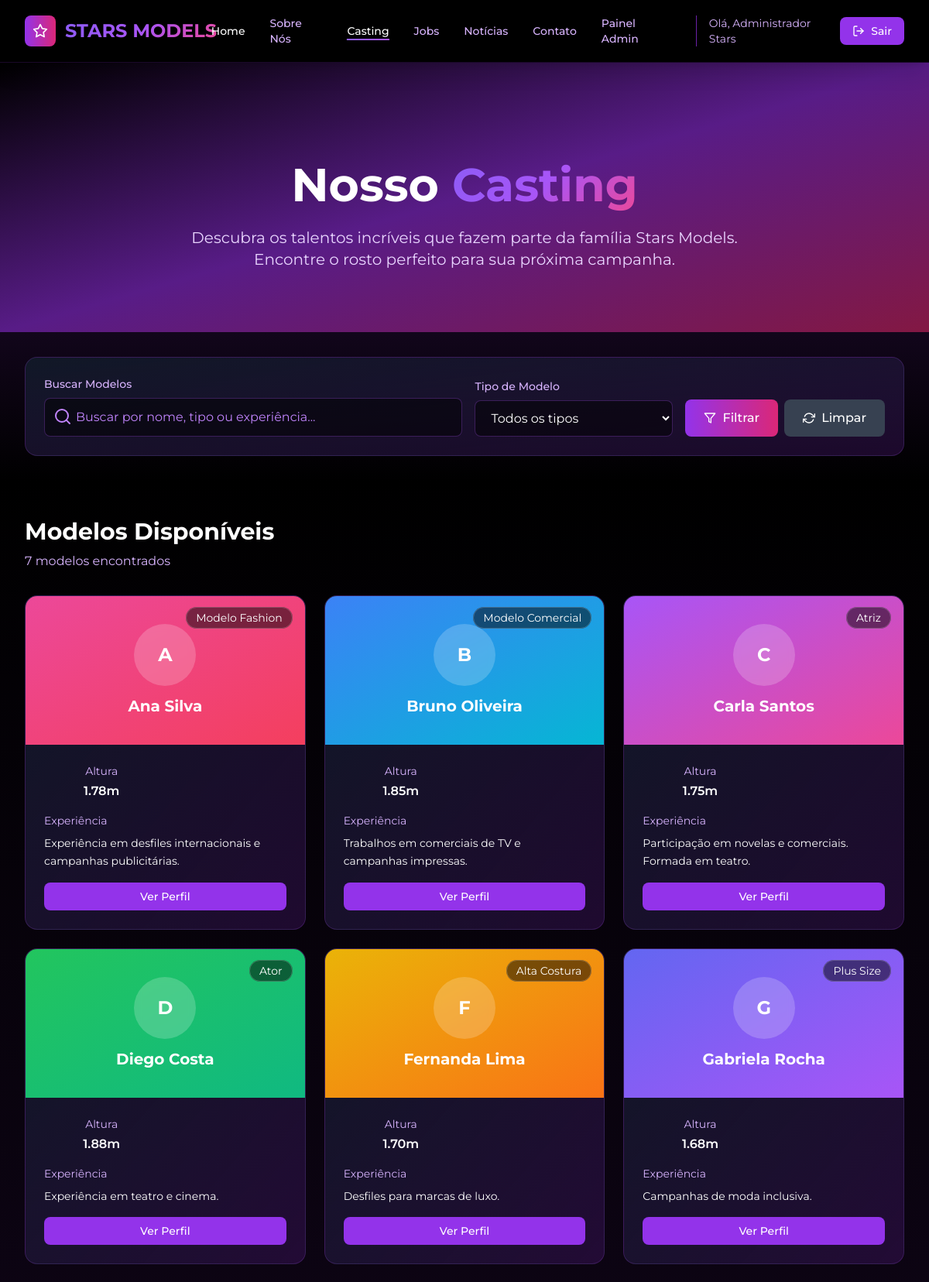
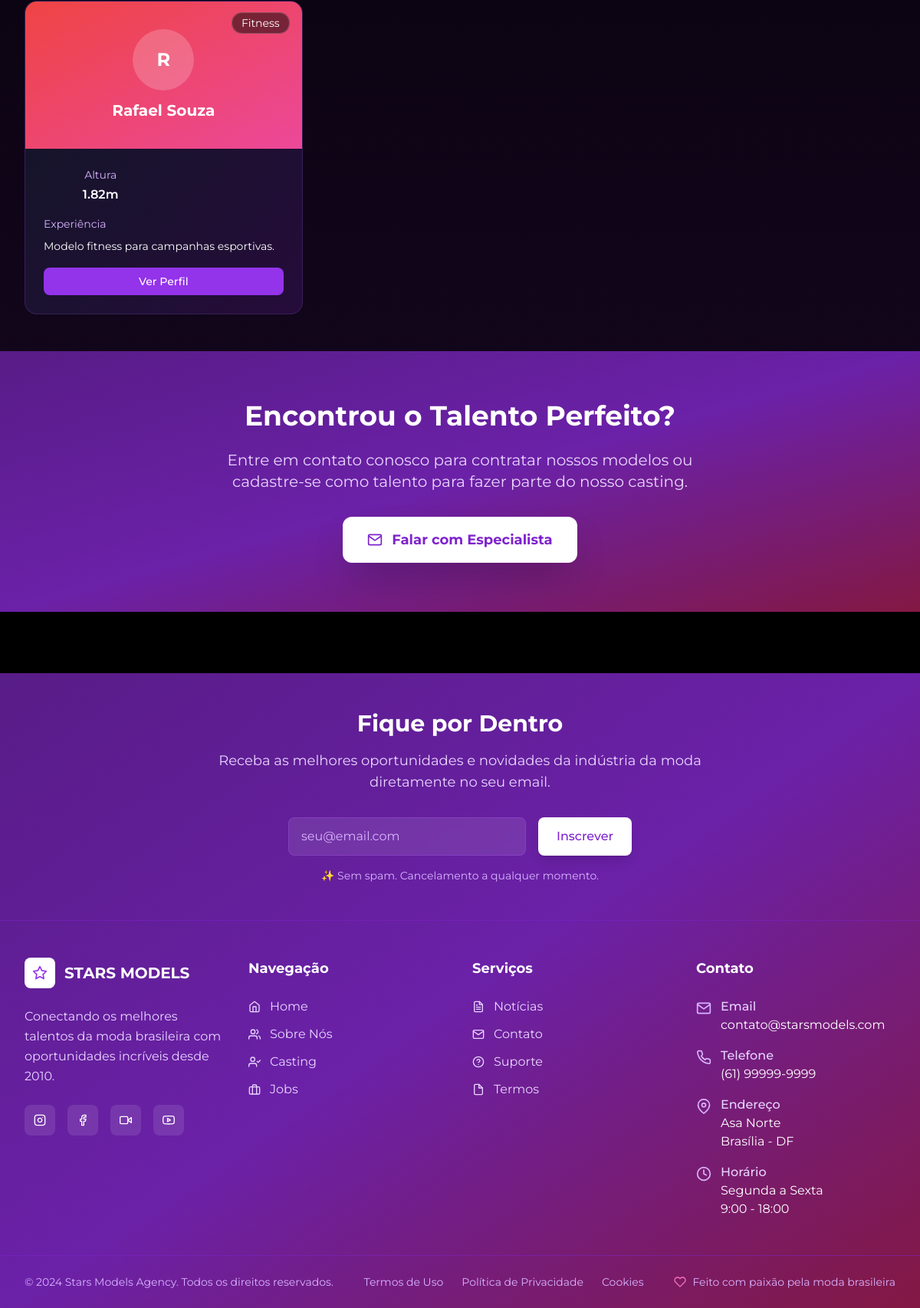
Page /casting.php (signed in) on the committed database (2 pictures, top to bottom).
### tables this page shows
CREATE TABLE modelos (
    id INT AUTO_INCREMENT PRIMARY KEY,
    usuario_id INT,
    altura DECIMAL(4,2),
    busto DECIMAL(5,2),
    quadril DECIMAL(5,2),
    tipo_profissao ENUM('fashion', 'comercial', 'ator', 'atriz', 'alta-costura', 'fitness', 'plus-size', 'kids', 'adolescente'),
    experiencia TEXT,
    portfolio TEXT,
    status ENUM('ativo', 'inativo', 'pendente') DEFAULT 'pendente',
    created_at TIMESTAMP DEFAULT CURRENT_TIMESTAMP,
    updated_at TIMESTAMP DEFAULT CURRENT_TIMESTAMP ON UPDATE CURRENT_TIMESTAMP,
    FOREIGN KEY (usuario_id) REFERENCES usuarios(id) ON DELETE CASCADE
);

CREATE TABLE usuarios (
    id INT AUTO_INCREMENT PRIMARY KEY,
    nome VARCHAR(100) NOT NULL,
    email VARCHAR(100) UNIQUE NOT NULL,
    senha VARCHAR(255) NOT NULL,
    tipo ENUM('admin', 'cliente', 'modelo') DEFAULT 'cliente',
    cpf VARCHAR(14),
    telefone VARCHAR(20),
    endereco TEXT,
    empresa VARCHAR(100),
    created_at TIMESTAMP DEFAULT CURRENT_TIMESTAMP
);

### casting.php (the view, shortened to what this page needs)
<?php
require_once 'includes/config.php';
$search = $_GET['search'] ?? '';
$status_filter = 'ativo';
$page = isset($_GET['page']) ? (int)$_GET['page'] : 1;
$limit = 12;
$offset = ($page - 1) * $limit;
$sql = "SELECT m.*, u.nome, u.email, u.telefone
        FROM modelos m
        JOIN usuarios u ON m.usuario_id = u.id
        WHERE m.status = ?";
$count_sql = "SELECT COUNT(*) as total
              FROM modelos m
              JOIN usuarios u ON m.usuario_id = u.id
              WHERE m.status = ?";
$params = [$status_filter];
$count_params = [$status_filter];
$sql .= " ORDER BY u.nome ASC LIMIT ? OFFSET ?";
$params[] = $limit;
$params[] = $offset;
try {
    $stmt = $pdo->prepare($sql);
    $stmt->execute($params);
    $modelos = $stmt->fetchAll();
    $stmt_count = $pdo->prepare($count_sql);
    $stmt_count->execute($count_params);
    $total_modelos = $stmt_count->fetch()['total'];
} catch (PDOException $e) {
    $modelos = [];
    $total_modelos = 0;
    $total_paginas = 1;
}
$tipos_profissao = [
    'fashion' => 'Modelo Fashion',
    'comercial' => 'Modelo Comercial',
    'ator' => 'Ator',
    'atriz' => 'Atriz',
    'alta-costura' => 'Alta Costura',
    'fitness' => 'Fitness',
    'plus-size' => 'Plus Size',
    'kids' => 'Kids',
    'adolescente' => 'Adolescente'
];
?>
<?php include 'includes/header.php'; ?>
<section class="pt-32 pb-20 bg-gradient-to-br from-black via-purple-900 to-pink-900">
    <div class="max-w-7xl mx-auto px-4 sm:px-6 lg:px-8">
        <div class="text-center" data-aos="fade-up">
            <h1 class="text-5xl md:text-6xl font-bold mb-6 text-white">
                Nosso <span class="gradient-text">Casting</span>
            </h1>
            <p class="text-xl text-purple-200 max-w-3xl mx-auto">
                Descubra os talentos incríveis que fazem parte da família Stars Models.
                Encontre o rosto perfeito para sua próxima campanha.
            </p>
        </div>
    </div>
</section>
<section class="py-8 bg-gradient-to-b from-purple-900/20 to-black">
    <div class="max-w-7xl mx-auto px-4 sm:px-6 lg:px-8">
        <div class="bg-gradient-to-br from-gray-900 to-purple-900/30 rounded-2xl p-6 border border-purple-500/20">
            <form method="GET" class="flex flex-col lg:flex-row gap-4 items-end">
                <div class="flex-1">
                    <label class="block text-sm font-medium text-purple-300 mb-2">Buscar Modelos</label>
                    <div class="relative">
                        <input type="text" name="search" value="<?php echo htmlspecialchars($search); ?>"
                            placeholder="Buscar por nome, tipo ou experiência..."
                            class="w-full px-4 py-3 pl-10 bg-black/50 border border-purple-500/30 rounded-lg text-white placeholder-purple-400 focus:outline-none focus:ring-2 focus:ring-purple-500 focus:border-transparent">
                        <i data-feather="search" class="absolute left-3 top-3 text-purple-400"></i>
                    </div>
                </div>
                <div class="w-full lg:w-64">
                    <label class="block text-sm font-medium text-purple-300 mb-2">Tipo de Modelo</label>
                    <select name="tipo" class="w-full px-4 py-3 bg-black/50 border border-purple-500/30 rounded-lg text-white focus:outline-none focus:ring-2 focus:ring-purple-500 focus:border-transparent">
                        <option value="">Todos os tipos</option>
                    </select>
                </div>
                <div class="flex space-x-2 w-full lg:w-auto">
                    <button type="submit" class="px-6 py-3 bg-gradient-to-r from-purple-600 to-pink-600 hover:from-purple-700 hover:to-pink-700 text-white rounded-lg transition duration-300 font-medium flex items-center space-x-2">
                        <i data-feather="filter" class="w-4 h-4"></i>
                        <span>Filtrar</span>
                    </button>
                    <a href="casting.php" class="px-6 py-3 bg-gray-700 hover:bg-gray-600 text-white rounded-lg transition duration-300 font-medium flex items-center space-x-2">
                        <i data-feather="refresh-cw" class="w-4 h-4"></i>
                        <span>Limpar</span>
                    </a>
                </div>
            </form>
        </div>
    </div>
</section>
<section class="py-12 bg-gradient-to-b from-black to-purple-900/20">
    <div class="max-w-7xl mx-auto px-4 sm:px-6 lg:px-8">
        <div class="flex flex-col lg:flex-row justify-between items-start lg:items-center mb-8">
            <div>
                <h2 class="text-3xl font-bold text-white mb-2">Modelos Disponíveis</h2>
                <p class="text-purple-300">
                    <?php echo $total_modelos; ?>
                    <?php echo $total_modelos == 1 ? 'modelo encontrado' : 'modelos encontrados'; ?>
                </p>
            </div>
        </div>
        <?php if(!empty($modelos)): ?>
        <div class="grid grid-cols-1 md:grid-cols-2 lg:grid-cols-3 xl:grid-cols-4 gap-6">
            <?php foreach($modelos as $modelo):
                $cores_tipo = [
                    'fashion' => 'from-pink-500 to-rose-500',
                    'comercial' => 'from-blue-500 to-cyan-500',
                    'ator' => 'from-green-500 to-emerald-500',
                    'atriz' => 'from-purple-500 to-pink-500',
                    'alta-costura' => 'from-yellow-500 to-orange-500',
                    'fitness' => 'from-red-500 to-pink-500',
                    'plus-size' => 'from-indigo-500 to-purple-500',
                    'kids' => 'from-teal-500 to-cyan-500',
                    'adolescente' => 'from-orange-500 to-red-500'
                ];
                $cor_tipo = $cores_tipo[$modelo['tipo_profissao']] ?? 'from-purple-500 to-pink-500';
            ?>
            <div class="model-card bg-gradient-to-br from-gray-900 to-purple-900/30 rounded-2xl overflow-hidden border border-purple-500/20 hover:border-purple-500/40 transition duration-300" data-aos="fade-up">
                <div class="relative">
                    <div class="h-48 bg-gradient-to-br <?php echo $cor_tipo; ?> flex items-center justify-center">
                        <div class="text-center">
                            <div class="w-20 h-20 bg-white/20 rounded-full flex items-center justify-center mx-auto mb-3 backdrop-blur-sm">
                                <span class="text-2xl font-bold text-white">
                                    <?php echo strtoupper(substr($modelo['nome'], 0, 1)); ?>
                                </span>
                            </div>
                            <h3 class="text-xl font-bold text-white"><?php echo htmlspecialchars($modelo['nome']); ?></h3>
                        </div>
                    </div>
                    <div class="absolute top-4 right-4">
                        <span class="px-3 py-1 bg-black/50 backdrop-blur-sm text-white rounded-full text-sm border border-white/20">
                            <?php echo $tipos_profissao[$modelo['tipo_profissao']] ?? 'Modelo'; ?>
                        </span>
                    </div>
                </div>
                <div class="p-6">
                    <div class="grid grid-cols-2 gap-4 mb-4">
                        <?php if($modelo['altura']): ?>
                        <div class="text-center">
                            <div class="text-sm text-purple-300 mb-1">Altura</div>
                            <div class="text-white font-semibold"><?php echo $modelo['altura']; ?>m</div>
                        </div>
                        <?php endif; ?>
                    </div>
                    <?php if($modelo['experiencia']): ?>
                    <div class="mb-4">
                        <div class="text-sm text-purple-300 mb-2">Experiência</div>
                        <p class="text-white text-sm line-clamp-2 leading-relaxed">
                            <?php echo htmlspecialchars(substr($modelo['experiencia'], 0, 100)); ?>
                        </p>
                    </div>
                    <?php endif; ?>
                    <div class="flex space-x-2">
                        <a href="modelo.php?id=<?php echo $modelo['id']; ?>" class="flex-1 bg-purple-600 hover:bg-purple-700 text-white py-2 px-4 rounded-lg transition duration-300 text-center text-sm font-medium">
                            Ver Perfil
                        </a>
                    </div>
                </div>
            </div>
            <?php endforeach; ?>
        </div>
        <?php endif; ?>
    </div>
</section>
<section class="py-16 bg-gradient-to-br from-purple-900 via-purple-800 to-pink-900">
    <div class="max-w-4xl mx-auto text-center px-4 sm:px-6 lg:px-8" data-aos="fade-up">
        <h2 class="text-3xl md:text-4xl font-bold mb-6 text-white">
            Encontrou o Talento Perfeito?
        </h2>
        <p class="text-xl text-purple-200 mb-8 max-w-2xl mx-auto">
            Entre em contato conosco para contratar nossos modelos ou
            cadastre-se como talento para fazer parte do nosso casting.
        </p>
        <div class="flex flex-col sm:flex-row gap-4 justify-center items-center">
            <a href="contato.php" class="bg-white text-purple-700 hover:bg-purple-100 px-8 py-4 rounded-xl transition duration-300 text-lg font-bold shadow-2xl hover:shadow-white/25 flex items-center space-x-3">
                <i data-feather="mail" class="w-5 h-5"></i>
                <span>Falar com Especialista</span>
            </a>
        </div>
    </div>
</section>
<?php include 'includes/footer.php'; ?>

### includes/header.php (style rules this page uses)
* { font-family: 'Montserrat', sans-serif; }
.model-card { transition: all 0.3s ease; }
.gradient-text { background: linear-gradient(135deg, #8b5cf6 0%, #a855f7 50%, #ec4899 100%); -webkit-background-clip: text; -webkit-text-fill-color: transparent; background-clip: text; }

### rows in the picture
modelos: usuario.nome "A", usuario.nome "Ana Silva", tipo_profissao "Modelo Fashion", altura "1.78", experiencia "Experiência em desfiles internacionais e campanhas publicitárias."
modelos: usuario.nome "B", usuario.nome "Bruno Oliveira", tipo_profissao "Modelo Comercial", altura "1.85", experiencia "Trabalhos em comerciais de TV e campanhas impressas."
modelos: usuario.nome "C", usuario.nome "Carla Santos", tipo_profissao "Atriz", altura "1.75", experiencia "Participação em novelas e comerciais. Formada em teatro."
modelos: usuario.nome "D", usuario.nome "Diego Costa", tipo_profissao "Ator", altura "1.88", experiencia "Experiência em teatro e cinema."
modelos: usuario.nome "F", usuario.nome "Fernanda Lima", tipo_profissao "Alta Costura", altura "1.70", experiencia "Desfiles para marcas de luxo."
modelos: usuario.nome "G", usuario.nome "Gabriela Rocha", tipo_profissao "Plus Size", altura "1.68", experiencia "Campanhas de moda inclusiva."
modelos: usuario.nome "R", usuario.nome "Rafael Souza", tipo_profissao "Fitness", altura "1.82", experiencia "Modelo fitness para campanhas esportivas."

### other values in the picture
$_SESSION['user_name'] "Administrador Stars"
$total_modelos "7"
